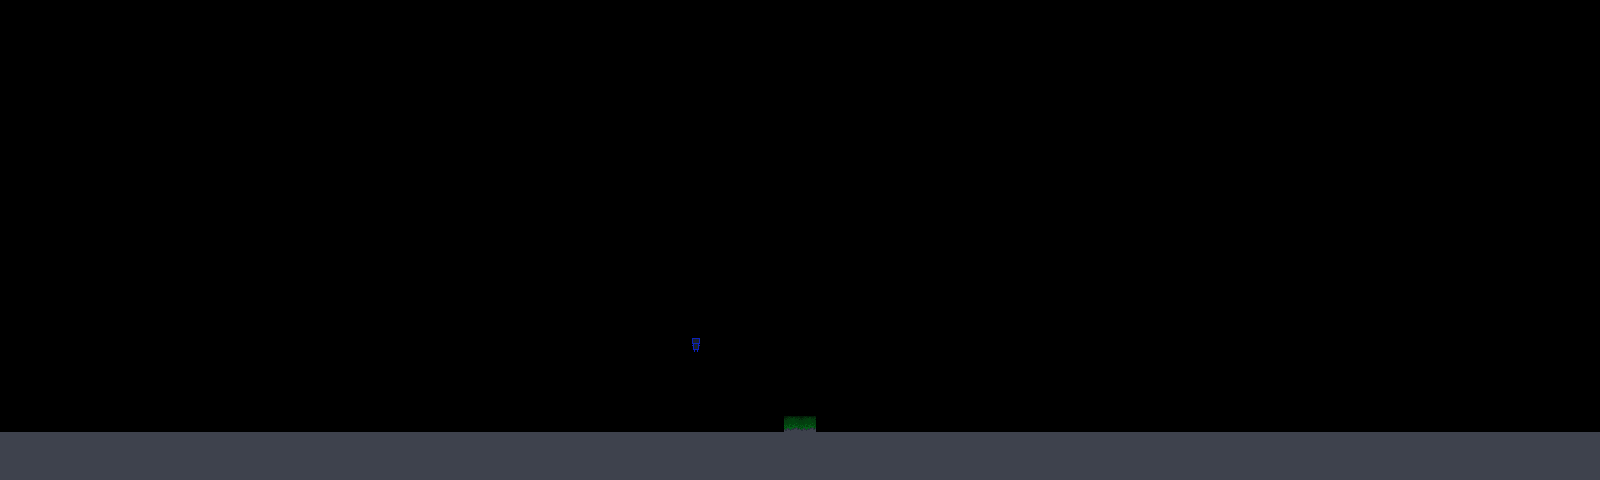

A 2D game scene composited from a Tiled map and its tileset images. What follows is a short description and the map's XML, with every tile layer's data as written:
An orthogonal 100x30 tile map with 16x16 px tiles, 1 tile layer (Tile Layer 1).

<map version="1.10" tiledversion="1.12.1" orientation="orthogonal" renderorder="right-down" width="100" height="30" tilewidth="16" tileheight="16" infinite="0" nextlayerid="2" nextobjectid="1">
 <tileset firstgid="1" source="tileset.tsx" />
 <layer id="1" name="Tile Layer 1" width="100" height="30">
  <data encoding="csv">
0,0,0,0,0,0,0,0,0,0,0,0,0,0,0,0,0,0,0,0,0,0,0,0,0,0,0,0,0,0,0,0,0,0,0,0,0,0,0,0,0,0,0,0,0,0,0,0,0,0,0,0,0,0,0,0,0,0,0,0,0,0,0,0,0,0,0,0,0,0,0,0,0,0,0,0,0,0,0,0,0,0,0,0,0,0,0,0,0,0,0,0,0,0,0,0,0,0,0,0,
0,0,0,0,0,0,0,0,0,0,0,0,0,0,0,0,0,0,0,0,0,0,0,0,0,0,0,0,0,0,0,0,0,0,0,0,0,0,0,0,0,0,0,0,0,0,0,0,0,0,0,0,0,0,0,0,0,0,0,0,0,0,0,0,0,0,0,0,0,0,0,0,0,0,0,0,0,0,0,0,0,0,0,0,0,0,0,0,0,0,0,0,0,0,0,0,0,0,0,0,
0,0,0,0,0,0,0,0,0,0,0,0,0,0,0,0,0,0,0,0,0,0,0,0,0,0,0,0,0,0,0,0,0,0,0,0,0,0,0,0,0,0,0,0,0,0,0,0,0,0,0,0,0,0,0,0,0,0,0,0,0,0,0,0,0,0,0,0,0,0,0,0,0,0,0,0,0,0,0,0,0,0,0,0,0,0,0,0,0,0,0,0,0,0,0,0,0,0,0,0,
0,0,0,0,0,0,0,0,0,0,0,0,0,0,0,0,0,0,0,0,0,0,0,0,0,0,0,0,0,0,0,0,0,0,0,0,0,0,0,0,0,0,0,0,0,0,0,0,0,0,0,0,0,0,0,0,0,0,0,0,0,0,0,0,0,0,0,0,0,0,0,0,0,0,0,0,0,0,0,0,0,0,0,0,0,0,0,0,0,0,0,0,0,0,0,0,0,0,0,0,
0,0,0,0,0,0,0,0,0,0,0,0,0,0,0,0,0,0,0,0,0,0,0,0,0,0,0,0,0,0,0,0,0,0,0,0,0,0,0,0,0,0,0,0,0,0,0,0,0,0,0,0,0,0,0,0,0,0,0,0,0,0,0,0,0,0,0,0,0,0,0,0,0,0,0,0,0,0,0,0,0,0,0,0,0,0,0,0,0,0,0,0,0,0,0,0,0,0,0,0,
0,0,0,0,0,0,0,0,0,0,0,0,0,0,0,0,0,0,0,0,0,0,0,0,0,0,0,0,0,0,0,0,0,0,0,0,0,0,0,0,0,0,0,0,0,0,0,0,0,0,0,0,0,0,0,0,0,0,0,0,0,0,0,0,0,0,0,0,0,0,0,0,0,0,0,0,0,0,0,0,0,0,0,0,0,0,0,0,0,0,0,0,0,0,0,0,0,0,0,0,
0,0,0,0,0,0,0,0,0,0,0,0,0,0,0,0,0,0,0,0,0,0,0,0,0,0,0,0,0,0,0,0,0,0,0,0,0,0,0,0,0,0,0,0,0,0,0,0,0,0,0,0,0,0,0,0,0,0,0,0,0,0,0,0,0,0,0,0,0,0,0,0,0,0,0,0,0,0,0,0,0,0,0,0,0,0,0,0,0,0,0,0,0,0,0,0,0,0,0,0,
0,0,0,0,0,0,0,0,0,0,0,0,0,0,0,0,0,0,0,0,0,0,0,0,0,0,0,0,0,0,0,0,0,0,0,0,0,0,0,0,0,0,0,0,0,0,0,0,0,0,0,0,0,0,0,0,0,0,0,0,0,0,0,0,0,0,0,0,0,0,0,0,0,0,0,0,0,0,0,0,0,0,0,0,0,0,0,0,0,0,0,0,0,0,0,0,0,0,0,0,
0,0,0,0,0,0,0,0,0,0,0,0,0,0,0,0,0,0,0,0,0,0,0,0,0,0,0,0,0,0,0,0,0,0,0,0,0,0,0,0,0,0,0,0,0,0,0,0,0,0,0,0,0,0,0,0,0,0,0,0,0,0,0,0,0,0,0,0,0,0,0,0,0,0,0,0,0,0,0,0,0,0,0,0,0,0,0,0,0,0,0,0,0,0,0,0,0,0,0,0,
0,0,0,0,0,0,0,0,0,0,0,0,0,0,0,0,0,0,0,0,0,0,0,0,0,0,0,0,0,0,0,0,0,0,0,0,0,0,0,0,0,0,0,0,0,0,0,0,0,0,0,0,0,0,0,0,0,0,0,0,0,0,0,0,0,0,0,0,0,0,0,0,0,0,0,0,0,0,0,0,0,0,0,0,0,0,0,0,0,0,0,0,0,0,0,0,0,0,0,0,
0,0,0,0,0,0,0,0,0,0,0,0,0,0,0,0,0,0,0,0,0,0,0,0,0,0,0,0,0,0,0,0,0,0,0,0,0,0,0,0,0,0,0,0,0,0,0,0,0,0,0,0,0,0,0,0,0,0,0,0,0,0,0,0,0,0,0,0,0,0,0,0,0,0,0,0,0,0,0,0,0,0,0,0,0,0,0,0,0,0,0,0,0,0,0,0,0,0,0,0,
0,0,0,0,0,0,0,0,0,0,0,0,0,0,0,0,0,0,0,0,0,0,0,0,0,0,0,0,0,0,0,0,0,0,0,0,0,0,0,0,0,0,0,0,0,0,0,0,0,0,0,0,0,0,0,0,0,0,0,0,0,0,0,0,0,0,0,0,0,0,0,0,0,0,0,0,0,0,0,0,0,0,0,0,0,0,0,0,0,0,0,0,0,0,0,0,0,0,0,0,
0,0,0,0,0,0,0,0,0,0,0,0,0,0,0,0,0,0,0,0,0,0,0,0,0,0,0,0,0,0,0,0,0,0,0,0,0,0,0,0,0,0,0,0,0,0,0,0,0,0,0,0,0,0,0,0,0,0,0,0,0,0,0,0,0,0,0,0,0,0,0,0,0,0,0,0,0,0,0,0,0,0,0,0,0,0,0,0,0,0,0,0,0,0,0,0,0,0,0,0,
0,0,0,0,0,0,0,0,0,0,0,0,0,0,0,0,0,0,0,0,0,0,0,0,0,0,0,0,0,0,0,0,0,0,0,0,0,0,0,0,0,0,0,0,0,0,0,0,0,0,0,0,0,0,0,0,0,0,0,0,0,0,0,0,0,0,0,0,0,0,0,0,0,0,0,0,0,0,0,0,0,0,0,0,0,0,0,0,0,0,0,0,0,0,0,0,0,0,0,0,
0,0,0,0,0,0,0,0,0,0,0,0,0,0,0,0,0,0,0,0,0,0,0,0,0,0,0,0,0,0,0,0,0,0,0,0,0,0,0,0,0,0,0,0,0,0,0,0,0,0,0,0,0,0,0,0,0,0,0,0,0,0,0,0,0,0,0,0,0,0,0,0,0,0,0,0,0,0,0,0,0,0,0,0,0,0,0,0,0,0,0,0,0,0,0,0,0,0,0,0,
0,0,0,0,0,0,0,0,0,0,0,0,0,0,0,0,0,0,0,0,0,0,0,0,0,0,0,0,0,0,0,0,0,0,0,0,0,0,0,0,0,0,0,0,0,0,0,0,0,0,0,0,0,0,0,0,0,0,0,0,0,0,0,0,0,0,0,0,0,0,0,0,0,0,0,0,0,0,0,0,0,0,0,0,0,0,0,0,0,0,0,0,0,0,0,0,0,0,0,0,
0,0,0,0,0,0,0,0,0,0,0,0,0,0,0,0,0,0,0,0,0,0,0,0,0,0,0,0,0,0,0,0,0,0,0,0,0,0,0,0,0,0,0,0,0,0,0,0,0,0,0,0,0,0,0,0,0,0,0,0,0,0,0,0,0,0,0,0,0,0,0,0,0,0,0,0,0,0,0,0,0,0,0,0,0,0,0,0,0,0,0,0,0,0,0,0,0,0,0,0,
0,0,0,0,0,0,0,0,0,0,0,0,0,0,0,0,0,0,0,0,0,0,0,0,0,0,0,0,0,0,0,0,0,0,0,0,0,0,0,0,0,0,0,0,0,0,0,0,0,0,0,0,0,0,0,0,0,0,0,0,0,0,0,0,0,0,0,0,0,0,0,0,0,0,0,0,0,0,0,0,0,0,0,0,0,0,0,0,0,0,0,0,0,0,0,0,0,0,0,0,
0,0,0,0,0,0,0,0,0,0,0,0,0,0,0,0,0,0,0,0,0,0,0,0,0,0,0,0,0,0,0,0,0,0,0,0,0,0,0,0,0,0,0,0,0,0,0,0,0,0,0,0,0,0,0,0,0,0,0,0,0,0,0,0,0,0,0,0,0,0,0,0,0,0,0,0,0,0,0,0,0,0,0,0,0,0,0,0,0,0,0,0,0,0,0,0,0,0,0,0,
0,0,0,0,0,0,0,0,0,0,0,0,0,0,0,0,0,0,0,0,0,0,0,0,0,0,0,0,0,0,0,0,0,0,0,0,0,0,0,0,0,0,0,0,0,0,0,0,0,0,0,0,0,0,0,0,0,0,0,0,0,0,0,0,0,0,0,0,0,0,0,0,0,0,0,0,0,0,0,0,0,0,0,0,0,0,0,0,0,0,0,0,0,0,0,0,0,0,0,0,
0,0,0,0,0,0,0,0,0,0,0,0,0,0,0,0,0,0,0,0,0,0,0,0,0,0,0,0,0,0,0,0,0,0,0,0,0,0,0,0,0,0,0,0,0,0,0,0,0,0,0,0,0,0,0,0,0,0,0,0,0,0,0,0,0,0,0,0,0,0,0,0,0,0,0,0,0,0,0,0,0,0,0,0,0,0,0,0,0,0,0,0,0,0,0,0,0,0,0,0,
0,0,0,0,0,0,0,0,0,0,0,0,0,0,0,0,0,0,0,0,0,0,0,0,0,0,0,0,0,0,0,0,0,0,0,0,0,0,0,0,0,0,0,33,0,0,0,0,0,0,0,0,0,0,0,0,0,0,0,0,0,0,0,0,0,0,0,0,0,0,0,0,0,0,0,0,0,0,0,0,0,0,0,0,0,0,0,0,0,0,0,0,0,0,0,0,0,0,0,0,
0,0,0,0,0,0,0,0,0,0,0,0,0,0,0,0,0,0,0,0,0,0,0,0,0,0,0,0,0,0,0,0,0,0,0,0,0,0,0,0,0,0,0,0,0,0,0,0,0,0,0,0,0,0,0,0,0,0,0,0,0,0,0,0,0,0,0,0,0,0,0,0,0,0,0,0,0,0,0,0,0,0,0,0,0,0,0,0,0,0,0,0,0,0,0,0,0,0,0,0,
0,0,0,0,0,0,0,0,0,0,0,0,0,0,0,0,0,0,0,0,0,0,0,0,0,0,0,0,0,0,0,0,0,0,0,0,0,0,0,0,0,0,0,0,0,0,0,0,0,0,0,0,0,0,0,0,0,0,0,0,0,0,0,0,0,0,0,0,0,0,0,0,0,0,0,0,0,0,0,0,0,0,0,0,0,0,0,0,0,0,0,0,0,0,0,0,0,0,0,0,
0,0,0,0,0,0,0,0,0,0,0,0,0,0,0,0,0,0,0,0,0,0,0,0,0,0,0,0,0,0,0,0,0,0,0,0,0,0,0,0,0,0,0,0,0,0,0,0,0,0,0,0,0,0,0,0,0,0,0,0,0,0,0,0,0,0,0,0,0,0,0,0,0,0,0,0,0,0,0,0,0,0,0,0,0,0,0,0,0,0,0,0,0,0,0,0,0,0,0,0,
0,0,0,0,0,0,0,0,0,0,0,0,0,0,0,0,0,0,0,0,0,0,0,0,0,0,0,0,0,0,0,0,0,0,0,0,0,0,0,0,0,0,0,0,0,0,0,0,0,0,0,0,0,0,0,0,0,0,0,0,0,0,0,0,0,0,0,0,0,0,0,0,0,0,0,0,0,0,0,0,0,0,0,0,0,0,0,0,0,0,0,0,0,0,0,0,0,0,0,0,
0,0,0,0,0,0,0,0,0,0,0,0,0,0,0,0,0,0,0,0,0,0,0,0,0,0,0,0,0,0,0,0,0,0,0,0,0,0,0,0,0,0,0,0,0,0,0,0,0,2,2,0,0,0,0,0,0,0,0,0,0,0,0,0,0,0,0,0,0,0,0,0,0,0,0,0,0,0,0,0,0,0,0,0,0,0,0,0,0,0,0,0,0,0,0,0,0,0,0,0,
5,5,5,5,5,5,5,5,5,5,5,5,5,5,5,5,5,5,5,5,5,5,5,5,5,5,5,5,5,5,5,5,5,5,5,5,5,5,5,5,5,5,5,5,5,5,5,5,5,5,5,5,5,5,5,5,5,5,5,5,5,5,5,5,5,5,5,5,5,5,5,5,5,5,5,5,5,5,5,5,5,5,5,5,5,5,5,5,5,5,5,5,5,5,5,5,5,5,5,5,
5,5,5,5,5,5,5,5,5,5,5,5,5,5,5,5,5,5,5,5,5,5,5,5,5,5,5,5,5,5,5,5,5,5,5,5,5,5,5,5,5,5,5,5,5,5,5,5,5,5,5,5,5,5,5,5,5,5,5,5,5,5,5,5,5,5,5,5,5,5,5,5,5,5,5,5,5,5,5,5,5,5,5,5,5,5,5,5,5,5,5,5,5,5,5,5,5,5,5,5,
5,5,5,5,5,5,5,5,5,5,5,5,5,5,5,5,5,5,5,5,5,5,5,5,5,5,5,5,5,5,5,5,5,5,5,5,5,5,5,5,5,5,5,5,5,5,5,5,5,5,5,5,5,5,5,5,5,5,5,5,5,5,5,5,5,5,5,5,5,5,5,5,5,5,5,5,5,5,5,5,5,5,5,5,5,5,5,5,5,5,5,5,5,5,5,5,5,5,5,5
</data>
 </layer>
</map>
